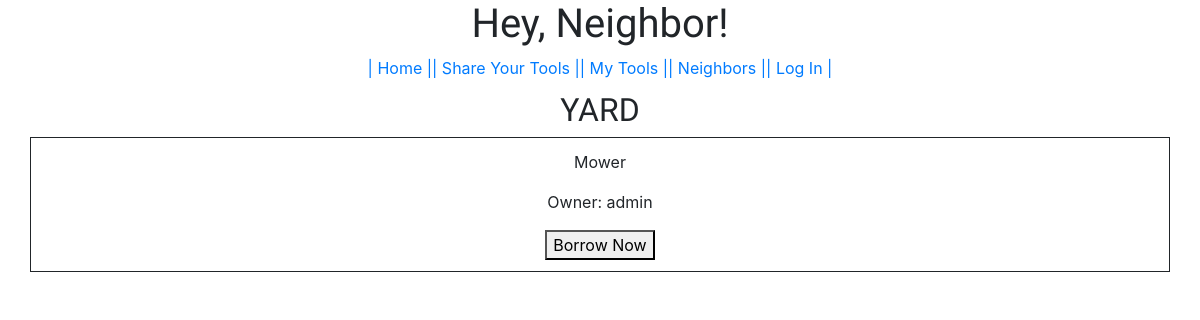
The app's page /1/, older data.
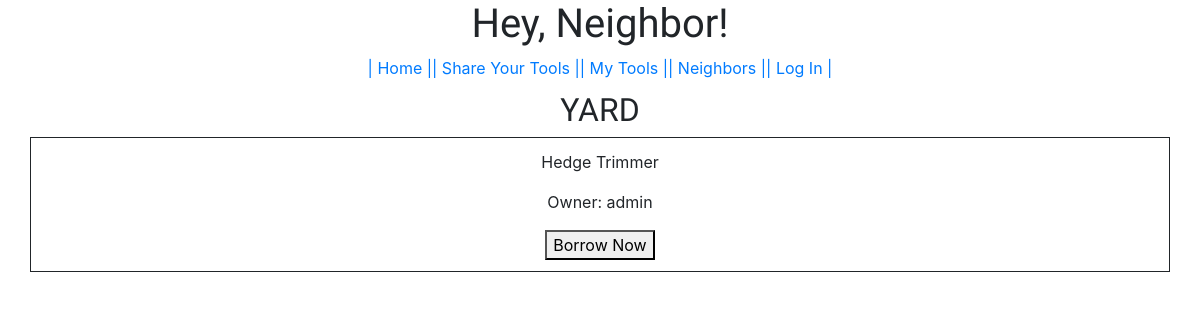
The same page, newer data.
### hey_neighbor/models.py (models this page shows, shortened)
class Tool(models.Model):
    AVAILABLE_TYPES = [
    ('YARD', 'Yard'),
    ('WOODWORKING', 'Woodworking'),
    ('PLUMBING', 'Plumbing'),
    ('AUTO', 'Auto')
    ]
    owner = models.ForeignKey(User, on_delete=models.CASCADE)
    tool = models.CharField(max_length=255, default='')
    types = models.CharField(max_length=255, choices=AVAILABLE_TYPES, default='YARD')
    date_posted = models.DateTimeField('Date Posted', default=timezone.now)
    availability = models.BooleanField(default=False)

### hey_neighbor/views.py (the view)
# urls.py: path('<int:pk>/', views.DetailView.as_view(), name='detail'),
class DetailView(generic.DetailView):
    model = Tool
    template_name = 'hey_neighbor/detail.html'

### hey_neighbor/templates/hey_neighbor/detail.html
{% extends 'hey_neighbor/base.html' %}
{% block content %}
<div class='row justify-content-center'>
  <h2 class='heads'>{{tool.types}}</h2>
</div>
<div class='posting row justify-content-center'>
  <section class='col-md-3'>
    <p>{{tool.tool}}</p>
    <p>Owner: {{tool.owner}}</p>
    {% if object.availability == True %}
    <button>Borrow Now</button>
    {% else %}
    <p>Sorry this item is currently unavailable.</p>
    {% endif %}
  </section>
</div>
{% endblock %}

Row changes from the older to the newer data that the page shows:
changed Tool "YARD": tool "Mower" → "Hedge Trimmer"
